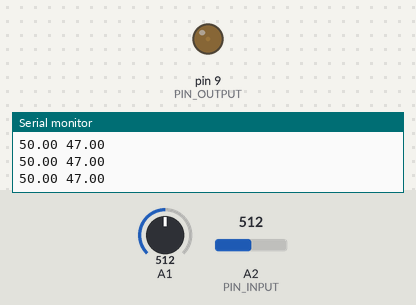
Simulated run of this sketch. Board: Arduino Uno, built with avr-gcc and run on an emulated ATmega328P. On the bench: output pins drawn as LEDs (lit = HIGH), the last lines printed to the serial monitor. The test bench sets the inputs (shaded band); at power-on: A1 = 512, A2 (PIN_INPUT) = 512.

Above: at 1.25 s.
1.3 s: A1 set to 716
At 2.05 s:
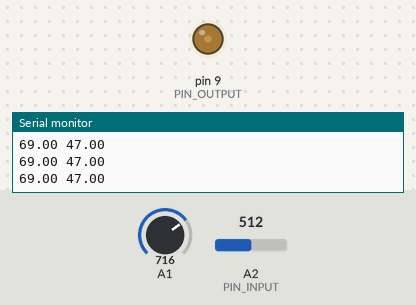
4.3 s: A2 (PIN_INPUT) set to 716
6.0 s: A2 (PIN_INPUT) set to 577
7.5 s: A2 (PIN_INPUT) set to 552
At 7.65 s:
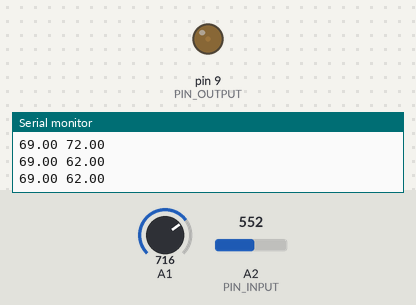
10.5 s: A1 set to 1023
At 11.25 s:
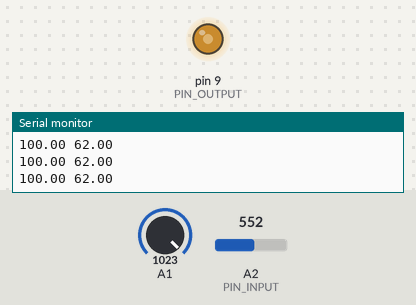
13.5 s: A2 (PIN_INPUT) set to 1023
At 14.3 s:
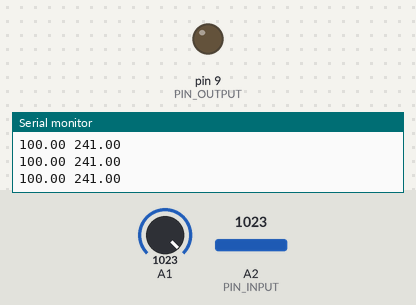
Timing chart, 0 to 16.0 s (numbered marks = the images above; inputs shaded):
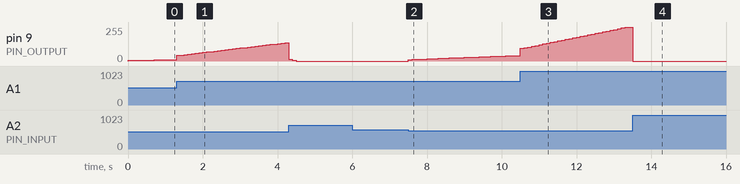

Measured:
- after the input at 7.5 s, pin 9 (PIN_OUTPUT): moves from 0/255 to 41/255 over 2.9 s, starting at once
- after the input at 13.5 s, pin 9 (PIN_OUTPUT): 255/255 → 0/255 at once

The sketch:

controle-PID-basico-sistema-pendulo-helice.ino
```cpp
/********************************************************
 * PID Basic Example
 * Reading analog input 0 to control analog PWM output 3
 ********************************************************/

#include <PID_v1.h>

#define PIN_INPUT A2
#define PIN_OUTPUT 9


//Define Variables we'll be connecting to
double Setpoint, Input, Output;

//Specify the links and initial tuning parameters
double Kp=1.5, Ki=1.5, Kd=0.0;
PID myPID(&Input, &Output, &Setpoint, Kp, Ki, Kd, DIRECT);

unsigned long timet;
unsigned long previousTime;
boolean enterFunction= true;

void setup()
{
  Serial.begin(115200);
  //initialize the variables we're linked to
  Input = analogRead(PIN_INPUT);
  Setpoint = analogRead(A1);

  //turn the PID on
  myPID.SetMode(AUTOMATIC);
}

void loop()
{
  Input = map(analogRead(PIN_INPUT),387,650,0,100);
  Setpoint = map(analogRead(A1),0,1023,0,100);
  myPID.Compute();
  analogWrite(PIN_OUTPUT, Output);


// A partir daqui fica apenas o código da comunicação serial!

  timet = micros();
  if (enterFunction == true){
    previousTime= timet;

    // Start your first code below
    //-----------------------

    Serial.print(Setpoint);      //the first variable for plotting
    Serial.print(" ");              //seperator
    Serial.println(Input);

    //-----------------------
    // End of your first code
  }
// The DELAY time is adjusted in the constant below >>
  if (timet - previousTime < 99999){ // 1 million microsencods= 1 second delay
    /* I have actually used 0.999990 seconds, in a trial to compensate the time that
       this IF function takes to be executed. this is really a point that
       need improvement in my code */
    enterFunction= false;
  }
  else {
    enterFunction= true;
  }
}
```
